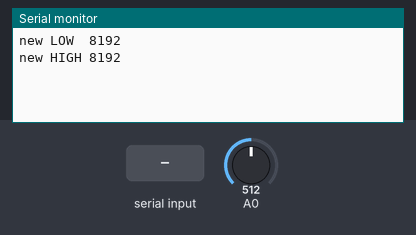
Simulated run of this sketch. Board: Arduino Uno R4 Minima. Shown: the last lines printed to the serial monitor. The inputs (shaded band) are chosen by the test bench; at power-on: A0 = 512 (analog values on the 0–1023 scale).

Above: at 1.2 s.
1.3 s: "1" received over Serial
At 2.3 s:
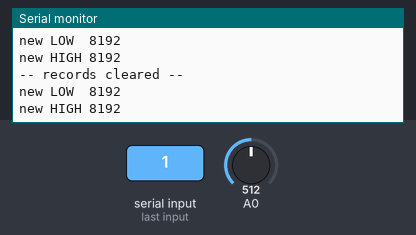
2.8 s: A0 set to 716
At 3.5 s:
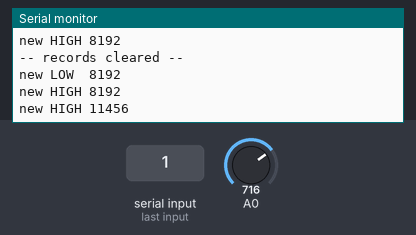
4.3 s: "0" received over Serial
At 5.5 s:
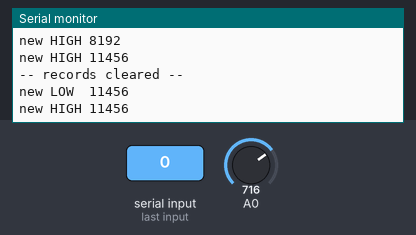
5.8 s: A0 set to 900
At 6.9 s:
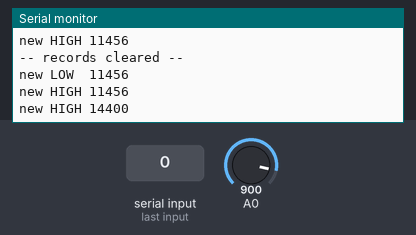
Timing chart, 0 to 8.3 s (numbered marks = the images above; inputs shaded):
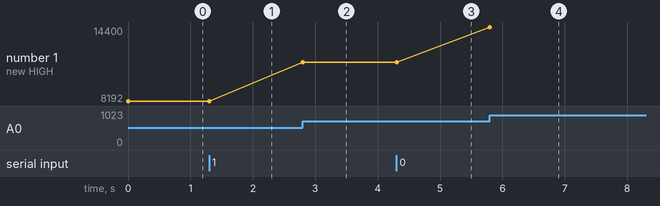

Measured:
- after the input at 1.3 s, the serial monitor: prints a new line at once (image 1)
- after the input at 2.8 s, the serial monitor: prints a new line at once (image 2)
- after the input at 4.3 s, the serial monitor: prints a new line at once (image 3)
- after the input at 5.8 s, the serial monitor: prints a new line at once (image 4)
- plotted number 1: 8192 → 11456 after the input at 2.8 s, 11456 → 14400 after the input at 5.8 s

The sketch:

sensor_minmax.ino
```cpp
// Optical Data Transfer Concept - sensor_minmax (screen / resistor sweep)
// Board: Arduino Uno R4 (Minima or WiFi)
//
// Prints a line only when a new record LOW or HIGH appears, so the output
// settles on the dynamic range of whatever the sensor is looking at.
// Open Tools > Serial Monitor at 115200 baud.
//
// To clear the records between tests: press RESET on the board, or type any
// character in the Serial Monitor and press Enter.
//
// Used in docs/TESTING.md Phase 5 (choose the screen, tune the load resistor).

uint16_t lo = 16383, hi = 0;

void clearRecords() {
  lo = 16383;
  hi = 0;
  Serial.println("-- records cleared --");
}

void setup() {
  Serial.begin(115200);
  analogReadResolution(14);   // Uno R4: 14-bit ADC -> 0..16383
}

void loop() {
  if (Serial.available()) {
    while (Serial.available()) Serial.read();
    clearRecords();
  }

  uint16_t s = analogRead(A0);
  if (s < lo) { lo = s; Serial.print("new LOW  "); Serial.println(lo); }
  if (s > hi) { hi = s; Serial.print("new HIGH "); Serial.println(hi); }
  delay(2);
}
```
